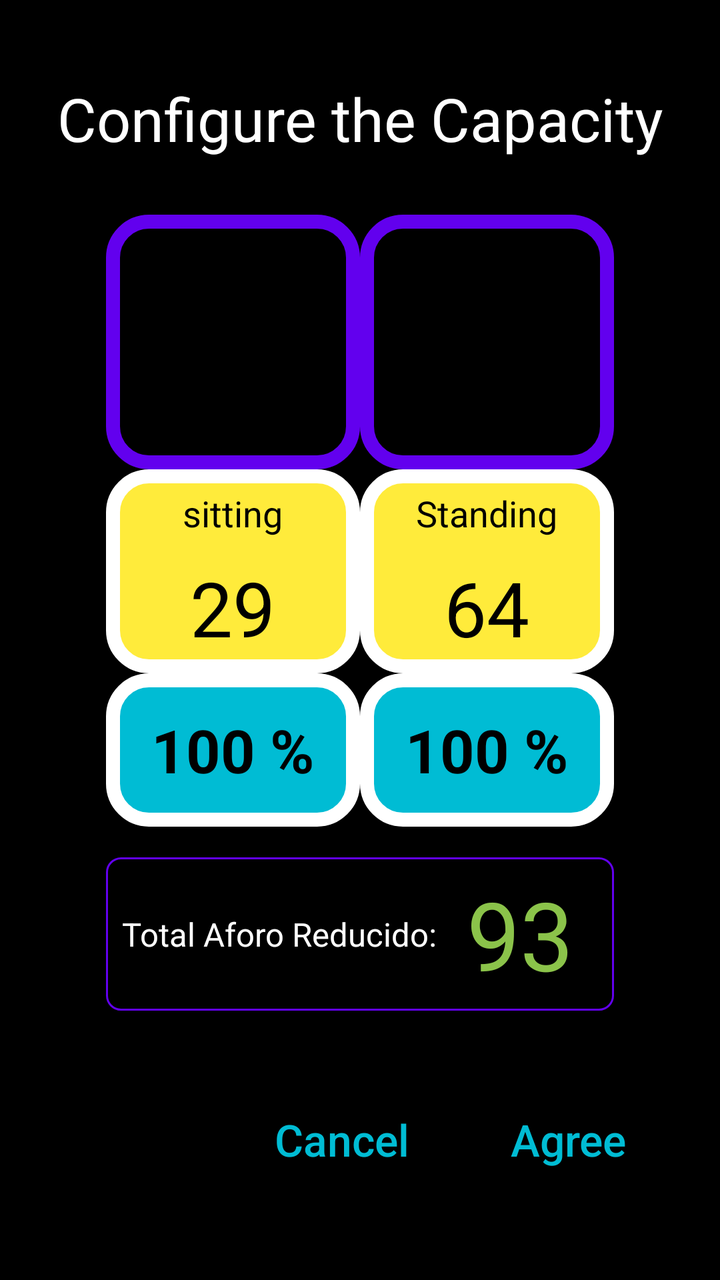
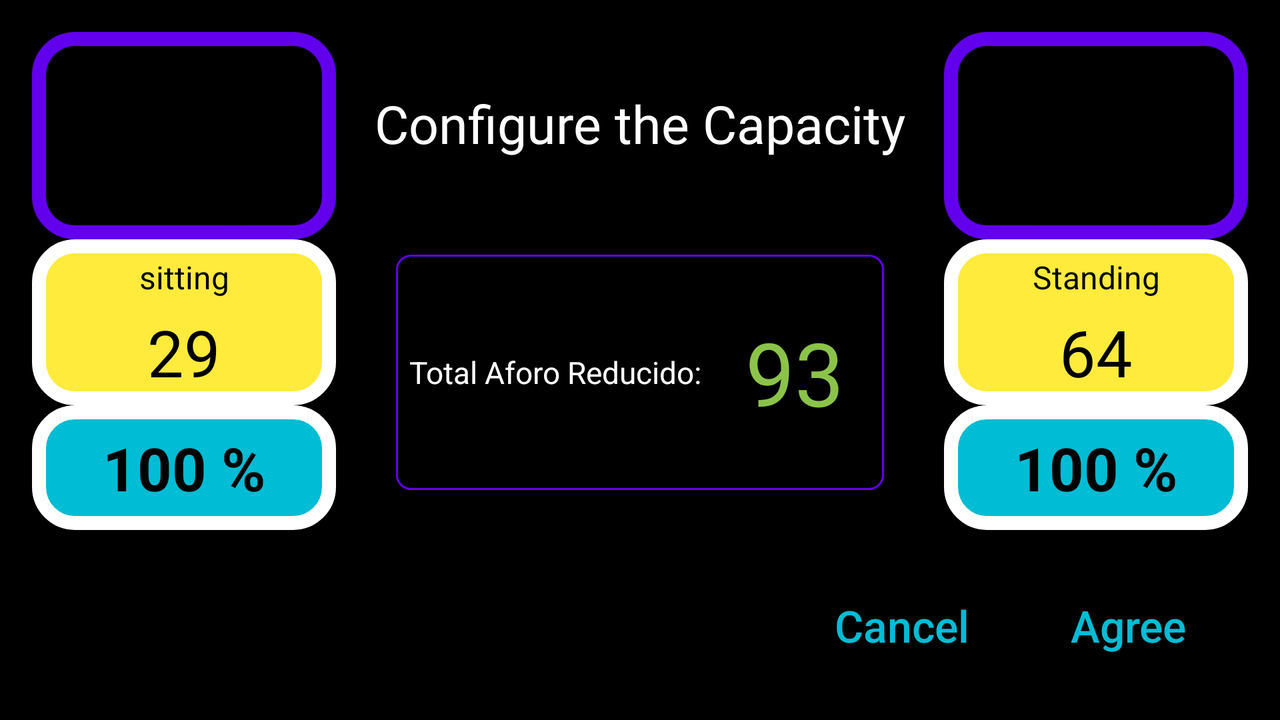

The same Android screen from two of the app's own layout files: first res/layout/ as a phone draws it, then the repository's variant for another configuration, drawn on a device whose configuration selects that folder. Both files follow.
<!-- AndroidManifest.xml: application theme Theme.MiAforoBus -->
<!-- res/layout/activity_calculo_reduccion_aforo.xml -->
<?xml version="1.0" encoding="utf-8"?>
<androidx.appcompat.widget.LinearLayoutCompat xmlns:android="http://schemas.android.com/apk/res/android"
    xmlns:app="http://schemas.android.com/apk/res-auto"
    xmlns:tools="http://schemas.android.com/tools"
    android:layout_width="match_parent"
    android:layout_height="match_parent"
    android:background="@color/black"
    android:orientation="vertical"
    android:padding="16dp"
    tools:context=".CalculoReduccionAforo">

    <TextView
        android:layout_width="match_parent"
        android:layout_height="0dp"
        android:layout_margin="5dp"
        android:layout_weight="1"
        android:ellipsize="end"
        android:fontFamily="@font/digital_display_tfb"
        android:gravity="center"
        android:maxLines="1"
        android:padding="4dp"
        android:text="@string/reduccion_de_aforo"
        android:textColor="@color/white"
        app:autoSizeMaxTextSize="30dp"
        app:autoSizeTextType="uniform" />

    <androidx.appcompat.widget.LinearLayoutCompat
        android:layout_width="254dp"
        android:layout_height="0dp"
        android:layout_gravity="center_horizontal"
        android:layout_margin="5dp"
        android:layout_weight="4"
        android:orientation="vertical">

        <androidx.appcompat.widget.LinearLayoutCompat
            android:layout_width="match_parent"
            android:layout_height="0dp"
            android:layout_weight="2">

            <FrameLayout
                android:layout_width="0dp"
                android:layout_height="match_parent"
                android:layout_weight="1"
                android:background="@drawable/shape_relleno_blanco_fondo_placa_aforo">

                <androidx.appcompat.widget.LinearLayoutCompat
                    android:layout_width="match_parent"
                    android:layout_height="match_parent"
                    android:background="@drawable/shape_sin_fondo_marco_reduccion_aforo">

                    <ImageView
                        android:layout_width="wrap_content"
                        android:layout_height="match_parent"
                        android:layout_gravity="center"
                        android:layout_margin="5dp"
                        android:src="@drawable/sentados" />
                </androidx.appcompat.widget.LinearLayoutCompat>

            </FrameLayout>

            <FrameLayout
                android:layout_width="0dp"
                android:layout_height="match_parent"
                android:layout_weight="1"
                android:background="@drawable/shape_relleno_blanco_fondo_placa_aforo">

                <androidx.appcompat.widget.LinearLayoutCompat
                    android:layout_width="match_parent"
                    android:layout_height="match_parent"
                    android:background="@drawable/shape_sin_fondo_marco_reduccion_aforo">

                    <ImageView
                        android:layout_width="wrap_content"
                        android:layout_height="match_parent"
                        android:layout_gravity="center"
                        android:layout_margin="5dp"
                        android:src="@drawable/en_pie" />
                </androidx.appcompat.widget.LinearLayoutCompat>
            </FrameLayout>

        </androidx.appcompat.widget.LinearLayoutCompat>

        <androidx.appcompat.widget.LinearLayoutCompat
            android:layout_width="match_parent"
            android:layout_height="0dp"
            android:layout_weight="1.6">

            <androidx.appcompat.widget.LinearLayoutCompat
                android:layout_width="0dp"
                android:layout_height="match_parent"
                android:layout_weight="1"
                android:background="@drawable/shape_en_pie_marco_reduccion_aforo"
                android:orientation="vertical">

                <TextView
                    android:layout_width="match_parent"
                    android:layout_height="0dp"
                    android:layout_marginLeft="8dp"
                    android:layout_marginTop="8dp"
                    android:layout_marginRight="8dp"
                    android:layout_weight="1"
                    android:gravity="center"
                    android:maxLines="1"
                    android:text="@string/sentados_textview"
                    android:textColor="@color/black"
                    app:autoSizeMaxTextSize="18dp"
                    app:autoSizeTextType="uniform" />

                <TextView
                    android:id="@+id/text_view_aforo_teorico_sentados"
                    android:layout_width="match_parent"
                    android:layout_height="0dp"
                    android:layout_margin="5dp"
                    android:layout_weight="2"
                    android:gravity="center"
                    android:maxLines="1"
                    android:text="29"
                    android:textColor="@color/black"
                    app:autoSizeMaxTextSize="38sp"
                    app:autoSizeTextType="uniform" />
            </androidx.appcompat.widget.LinearLayoutCompat>

            <androidx.appcompat.widget.LinearLayoutCompat
                android:layout_width="0dp"
                android:layout_height="match_parent"
                android:layout_weight="1"
                android:background="@drawable/shape_en_pie_marco_reduccion_aforo"
                android:orientation="vertical">

                <TextView
                    android:layout_width="match_parent"
                    android:layout_height="0dp"
                    android:layout_marginLeft="8dp"
                    android:layout_marginTop="8dp"
                    android:layout_marginRight="8dp"
                    android:layout_weight="1"
                    android:gravity="center"
                    android:maxLines="1"
                    android:text="@string/en_pie_textview"
                    android:textColor="@color/black"
                    app:autoSizeMaxTextSize="18dp"
                    app:autoSizeTextType="uniform" />

                <TextView
                    android:id="@+id/text_view_aforo_teorico_en_pie"
                    android:layout_width="match_parent"
                    android:layout_height="0dp"
                    android:layout_margin="5dp"
                    android:layout_weight="2"
                    android:gravity="center"
                    android:maxLines="1"
                    android:text="64"
                    android:textColor="@color/black"
                    app:autoSizeMaxTextSize="38sp"
                    app:autoSizeTextType="uniform" />
            </androidx.appcompat.widget.LinearLayoutCompat>
        </androidx.appcompat.widget.LinearLayoutCompat>

        <androidx.appcompat.widget.LinearLayoutCompat
            android:layout_width="match_parent"
            android:layout_height="0dp"
            android:layout_weight="1.2">

            <androidx.appcompat.widget.LinearLayoutCompat
                android:layout_width="0dp"
                android:layout_height="match_parent"
                android:layout_weight="1"
                android:background="@drawable/shape_azul_sentado_marco_reduccion_aforo">

                <TextView
                    android:id="@+id/text_view_porcentaje_sentados"
                    android:layout_width="match_parent"
                    android:layout_height="match_parent"
                    android:layout_margin="5dp"
                    android:gravity="center"
                    android:maxLines="1"
                    android:text="100 %"
                    android:textColor="@color/black"
                    android:textStyle="bold"
                    app:autoSizeMaxTextSize="30dp"
                    app:autoSizeTextType="uniform" />
            </androidx.appcompat.widget.LinearLayoutCompat>

            <androidx.appcompat.widget.LinearLayoutCompat
                android:layout_width="0dp"
                android:layout_height="match_parent"
                android:layout_weight="1"
                android:background="@drawable/shape_azul_sentado_marco_reduccion_aforo">

                <TextView
                    android:id="@+id/text_view_porcentaje_en_pie"
                    android:layout_width="match_parent"
                    android:layout_height="match_parent"
                    android:layout_margin="5dp"
                    android:gravity="center"
                    android:maxLines="1"
                    android:text="100 %"
                    android:textColor="@color/black"
                    android:textStyle="bold"
                    app:autoSizeMaxTextSize="30dp"
                    app:autoSizeTextType="uniform" />
            </androidx.appcompat.widget.LinearLayoutCompat>
        </androidx.appcompat.widget.LinearLayoutCompat>

    </androidx.appcompat.widget.LinearLayoutCompat>

    <androidx.appcompat.widget.LinearLayoutCompat
        android:layout_width="254dp"
        android:layout_height="0dp"
        android:layout_marginStart="30dp"
        android:layout_marginTop="10dp"
        android:layout_marginEnd="30dp"
        android:layout_marginBottom="10dp"
        android:layout_weight="1"
        android:layout_gravity="center"
        android:background="@drawable/shape_stroke_lila_contorno_separador_views">

        <TextView
            android:id="@+id/tv_texto_total_del_aforo"
            android:layout_width="0dp"
            android:layout_height="match_parent"
            android:layout_marginStart="5dp"
            android:layout_marginTop="5dp"
            android:layout_marginEnd="10dp"
            android:layout_marginBottom="5dp"
            android:layout_weight="3"
            android:gravity="right|center_vertical"
            android:maxLines="1"
            android:text="@string/total_de_aforo_reducido"
            android:textColor="@color/white"
            app:autoSizeMaxTextSize="30dp"
            app:autoSizeTextType="uniform" />

        <TextView
            android:id="@+id/text_view_numero_total_aforo_reducido"
            android:layout_width="0dp"
            android:layout_height="match_parent"
            android:layout_marginStart="5dp"
            android:layout_marginTop="5dp"
            android:layout_marginEnd="20dp"
            android:layout_marginBottom="5dp"
            android:layout_weight="1"
            android:fontFamily="@font/digital_display_tfb"
            android:gravity="center"
            android:text="93"
            android:textColor="@color/verde_seleccionado_icono"
            app:autoSizeTextType="uniform" />
    </androidx.appcompat.widget.LinearLayoutCompat>

    <androidx.appcompat.widget.LinearLayoutCompat
        android:layout_width="match_parent"
        android:layout_height="0dp"
        android:layout_marginTop="16dp"
        android:layout_marginBottom="16dp"
        android:layout_weight="1"
        android:gravity="end">

        <Button
            android:id="@+id/text_view_cancelar_reduccion_aforo"
            android:layout_width="wrap_content"
            android:layout_height="match_parent"
            android:layout_marginRight="25dp"
            android:maxLines="1"
            android:textAllCaps="false"
            android:background="@android:color/transparent"
            android:text="@string/cancelar"
            android:textColor="@color/verde_texto_dialog_enfondooscuro"
            android:textSize="22dp" />

        <Button
            android:id="@+id/button_aceptar_reduccion_aforo"
            android:layout_width="wrap_content"
            android:layout_height="match_parent"
            android:layout_marginEnd="16dp"
            android:maxLines="1"
            android:text="@string/aceptar"
            android:textAllCaps="false"
            android:background="@android:color/transparent"
            android:textColor="@color/verde_texto_dialog_enfondooscuro"
            android:textSize="22dp" />

    </androidx.appcompat.widget.LinearLayoutCompat>
</androidx.appcompat.widget.LinearLayoutCompat>
<!-- resources referenced by this layout -->
<resources>
  <color name="black">#FF000000</color>
  <color name="verde_seleccionado_icono">#8BC34A</color>
  <color name="verde_texto_dialog_enfondooscuro">#00BCD4</color>
  <color name="white">#FFFFFFFF</color>
  <!-- drawable en_pie: png bitmap (drawable, 15427 bytes) -->
  <!-- drawable sentados: png bitmap (drawable, 16716 bytes) -->
  <!-- drawable shape_azul_sentado_marco_reduccion_aforo (drawable) -->
  <?xml version="1.0" encoding="utf-8"?>
  <shape xmlns:android="http://schemas.android.com/apk/res/android"
      android:shape="rectangle">
      <corners android:radius="18dp"/>
      <stroke
          android:width="7dp"
          android:color="@color/white"/>
      <solid
          android:color="#00BCD4"/>
  </shape>
  <!-- drawable shape_en_pie_marco_reduccion_aforo (drawable) -->
  <?xml version="1.0" encoding="utf-8"?>
  <shape xmlns:android="http://schemas.android.com/apk/res/android"
      android:shape="rectangle">
      <corners android:radius="18dp"/>
      <stroke
          android:width="7dp"
          android:color="@color/white"/>
      <solid
          android:color="#FFEB3B"/>
  </shape>
  <!-- drawable shape_sin_fondo_marco_reduccion_aforo (drawable) -->
  <?xml version="1.0" encoding="utf-8"?>
  <shape xmlns:android="http://schemas.android.com/apk/res/android"
      android:shape="rectangle">
      <corners android:radius="18dp"/>
      <stroke
          android:width="7dp"
          android:color="@color/purple_500"/>
  </shape>
  <!-- drawable shape_stroke_lila_contorno_separador_views (drawable) -->
  <?xml version="1.0" encoding="utf-8"?>
  <shape xmlns:android="http://schemas.android.com/apk/res/android"
      android:shape="rectangle">
      <corners android:radius="7dp"/>
      <stroke
          android:width="1dp"
          android:color="@color/purple_500"/>
  </shape>
  <string name="aceptar">Agree</string>
  <string name="cancelar">Cancel</string>
  <string name="en_pie_textview">Standing</string>
  <string name="reduccion_de_aforo">Configure the Capacity</string>
  <string name="sentados_textview">sitting</string>
  <string name="total_de_aforo_reducido">Total Aforo Reducido:</string>
  <style name="Theme.MiAforoBus" parent="@style/Theme.AppCompat.Light.NoActionBar">
          <item name="android:windowFullscreen">true</item>
          
          <item name="colorPrimary">@color/gris_shape_fondo</item>
          <item name="colorPrimaryVariant">@color/black</item>
          <item name="colorOnPrimary">@color/white</item>
          
          <item name="colorSecondary">@color/teal_200</item>
          <item name="colorSecondaryVariant">@color/teal_700</item>
          <item name="colorOnSecondary">@color/black</item>
          
          <item name="android:statusBarColor" tools:targetApi="l">?attr/colorPrimaryVariant</item>
          
      </style>
  <color name="purple_500">#FF6200EE</color>
  <color name="gris_shape_fondo">#393838</color>
  <color name="teal_200">#FF03DAC5</color>
  <color name="teal_700">#FF018786</color>
</resources>
<!-- res/layout-land/activity_calculo_reduccion_aforo.xml (the repository's variant of the layout above) -->
<!-- drawn on the phone turned sideways -->
<?xml version="1.0" encoding="utf-8"?>
<androidx.appcompat.widget.LinearLayoutCompat xmlns:android="http://schemas.android.com/apk/res/android"
    xmlns:app="http://schemas.android.com/apk/res-auto"
    xmlns:tools="http://schemas.android.com/tools"
    android:layout_width="match_parent"
    android:layout_height="match_parent"
    android:background="@color/black"
    android:orientation="vertical"
    android:padding="16dp"
    tools:context=".CalculoReduccionAforo">

    <androidx.appcompat.widget.LinearLayoutCompat
        android:layout_width="match_parent"
        android:layout_height="0dp"
        android:layout_weight="4"
        android:orientation="horizontal">

        <androidx.appcompat.widget.LinearLayoutCompat
            android:layout_width="0dp"
            android:layout_height="match_parent"
            android:layout_weight="1"
            android:orientation="vertical">

            <FrameLayout
                android:layout_width="match_parent"
                android:layout_height="0dp"
                android:layout_weight="2"
                android:background="@drawable/shape_relleno_blanco_fondo_placa_aforo">

                <androidx.appcompat.widget.LinearLayoutCompat
                    android:layout_width="match_parent"
                    android:layout_height="match_parent"
                    android:background="@drawable/shape_sin_fondo_marco_reduccion_aforo">

                    <ImageView
                        android:layout_width="wrap_content"
                        android:layout_height="match_parent"
                        android:layout_gravity="center"
                        android:layout_margin="5dp"
                        android:src="@drawable/sentados" />
                </androidx.appcompat.widget.LinearLayoutCompat>

            </FrameLayout>

            <androidx.appcompat.widget.LinearLayoutCompat
                android:layout_width="match_parent"
                android:layout_height="0dp"
                android:layout_weight="1.6"
                android:background="@drawable/shape_en_pie_marco_reduccion_aforo"
                android:orientation="vertical">

                <TextView
                    android:layout_width="match_parent"
                    android:layout_height="0dp"
                    android:layout_marginLeft="8dp"
                    android:layout_marginTop="8dp"
                    android:layout_marginRight="8dp"
                    android:layout_weight="1"
                    android:gravity="center"
                    android:maxLines="1"
                    android:text="@string/sentados_textview"
                    android:textColor="@color/black"
                    app:autoSizeMaxTextSize="18dp"
                    app:autoSizeTextType="uniform" />

                <TextView
                    android:id="@+id/text_view_aforo_teorico_sentados"
                    android:layout_width="match_parent"
                    android:layout_height="0dp"
                    android:layout_margin="5dp"
                    android:layout_weight="2"
                    android:gravity="center"
                    android:maxLines="1"
                    android:text="29"
                    android:textColor="@color/black"
                    app:autoSizeMaxTextSize="38sp"
                    app:autoSizeTextType="uniform" />
            </androidx.appcompat.widget.LinearLayoutCompat>

            <androidx.appcompat.widget.LinearLayoutCompat
                android:layout_width="match_parent"
                android:layout_height="0dp"
                android:layout_weight="1.2"
                android:background="@drawable/shape_azul_sentado_marco_reduccion_aforo">

                <TextView
                    android:id="@+id/text_view_porcentaje_sentados"
                    android:layout_width="match_parent"
                    android:layout_height="match_parent"
                    android:layout_margin="5dp"
                    android:gravity="center"
                    android:maxLines="1"
                    android:text="100 %"
                    android:textColor="@color/black"
                    android:textStyle="bold"
                    app:autoSizeMaxTextSize="30dp"
                    app:autoSizeTextType="uniform" />
            </androidx.appcompat.widget.LinearLayoutCompat>


        </androidx.appcompat.widget.LinearLayoutCompat>

        <androidx.appcompat.widget.LinearLayoutCompat
            android:layout_width="0dp"
            android:layout_height="match_parent"
            android:layout_weight="2"
            android:orientation="vertical">

            <FrameLayout
                android:layout_width="match_parent"
                android:layout_height="0dp"
                android:layout_weight="2">

                <TextView
                    android:layout_width="match_parent"
                    android:layout_height="match_parent"
                    android:layout_margin="10dp"
                    android:layout_weight="1"
                    android:ellipsize="end"
                    android:fontFamily="@font/digital_display_tfb"
                    android:gravity="center"
                    android:maxLines="1"
                    android:padding="8dp"
                    android:text="@string/reduccion_de_aforo"
                    android:textColor="@color/white"
                    app:autoSizeTextType="uniform" />

            </FrameLayout>

            <FrameLayout
                android:layout_width="match_parent"
                android:layout_height="0dp"
                android:layout_marginTop="15dp"
                android:layout_marginBottom="15dp"
                android:layout_weight="2.8">

                <androidx.appcompat.widget.LinearLayoutCompat
                    android:layout_width="match_parent"
                    android:layout_height="match_parent"
                    android:layout_gravity="center"
                    android:layout_marginStart="30dp"
                    android:layout_marginTop="5dp"
                    android:layout_marginEnd="30dp"
                    android:layout_marginBottom="5dp"
                    android:layout_weight="1"
                    android:background="@drawable/shape_stroke_lila_contorno_separador_views">

                    <TextView
                        android:id="@+id/tv_texto_total_del_aforo"
                        android:layout_width="0dp"
                        android:layout_height="match_parent"
                        android:layout_marginStart="5dp"
                        android:layout_marginTop="5dp"
                        android:layout_marginEnd="17dp"
                        android:layout_marginBottom="5dp"
                        android:layout_weight="3"
                        android:gravity="right|center_vertical"
                        android:maxLines="1"
                        android:text="@string/total_de_aforo_reducido"
                        android:textColor="@color/white"
                        app:autoSizeMaxTextSize="30dp"
                        app:autoSizeTextType="uniform" />

                    <TextView
                        android:id="@+id/text_view_numero_total_aforo_reducido"
                        android:layout_width="0dp"
                        android:layout_height="match_parent"
                        android:layout_marginStart="5dp"
                        android:layout_marginTop="5dp"
                        android:layout_marginEnd="20dp"
                        android:layout_marginBottom="5dp"
                        android:layout_weight="1"
                        android:fontFamily="@font/digital_display_tfb"
                        android:gravity="center"
                        android:text="93"
                        android:textColor="@color/verde_seleccionado_icono"
                        app:autoSizeTextType="uniform" />
                </androidx.appcompat.widget.LinearLayoutCompat>

            </FrameLayout>
        </androidx.appcompat.widget.LinearLayoutCompat>

        <androidx.appcompat.widget.LinearLayoutCompat
            android:layout_width="0dp"
            android:layout_height="match_parent"
            android:layout_weight="1"
            android:orientation="vertical">

            <FrameLayout
                android:layout_width="match_parent"
                android:layout_height="0dp"
                android:layout_weight="2"
                android:background="@drawable/shape_relleno_blanco_fondo_placa_aforo">

                <androidx.appcompat.widget.LinearLayoutCompat
                    android:layout_width="match_parent"
                    android:layout_height="match_parent"
                    android:background="@drawable/shape_sin_fondo_marco_reduccion_aforo">

                    <ImageView
                        android:layout_width="wrap_content"
                        android:layout_height="match_parent"
                        android:layout_gravity="center"
                        android:layout_margin="5dp"
                        android:src="@drawable/en_pie" />
                </androidx.appcompat.widget.LinearLayoutCompat>
            </FrameLayout>

            <androidx.appcompat.widget.LinearLayoutCompat
                android:layout_width="match_parent"
                android:layout_height="0dp"
                android:layout_weight="1.6"
                android:background="@drawable/shape_en_pie_marco_reduccion_aforo"
                android:orientation="vertical">

                <TextView
                    android:layout_width="match_parent"
                    android:layout_height="0dp"
                    android:layout_marginLeft="8dp"
                    android:layout_marginTop="8dp"
                    android:layout_marginRight="8dp"
                    android:layout_weight="1"
                    android:gravity="center"
                    android:maxLines="1"
                    android:text="@string/en_pie_textview"
                    android:textColor="@color/black"
                    app:autoSizeMaxTextSize="18dp"
                    app:autoSizeTextType="uniform" />

                <TextView
                    android:id="@+id/text_view_aforo_teorico_en_pie"
                    android:layout_width="match_parent"
                    android:layout_height="0dp"
                    android:layout_margin="5dp"
                    android:layout_weight="2"
                    android:gravity="center"
                    android:maxLines="1"
                    android:text="64"
                    android:textColor="@color/black"
                    app:autoSizeMaxTextSize="38sp"
                    app:autoSizeTextType="uniform" />
            </androidx.appcompat.widget.LinearLayoutCompat>

            <androidx.appcompat.widget.LinearLayoutCompat
                android:layout_width="match_parent"
                android:layout_height="0dp"
                android:layout_weight="1.2"
                android:background="@drawable/shape_azul_sentado_marco_reduccion_aforo">

                <TextView
                    android:id="@+id/text_view_porcentaje_en_pie"
                    android:layout_width="match_parent"
                    android:layout_height="match_parent"
                    android:layout_margin="5dp"
                    android:gravity="center"
                    android:maxLines="1"
                    android:text="100 %"
                    android:textColor="@color/black"
                    android:textStyle="bold"
                    app:autoSizeMaxTextSize="30dp"
                    app:autoSizeTextType="uniform" />
            </androidx.appcompat.widget.LinearLayoutCompat>


        </androidx.appcompat.widget.LinearLayoutCompat>
    </androidx.appcompat.widget.LinearLayoutCompat>

    <androidx.appcompat.widget.LinearLayoutCompat
        android:layout_width="match_parent"
        android:layout_height="0dp"
        android:layout_marginTop="16dp"
        android:layout_weight="1"
        android:gravity="end">

        <Button
            android:id="@+id/text_view_cancelar_reduccion_aforo"
            android:layout_width="wrap_content"
            android:layout_height="match_parent"
            android:layout_marginRight="25dp"
            android:background="@android:color/transparent"
            android:maxLines="1"
            android:text="@string/cancelar"
            android:textAllCaps="false"
            android:textColor="@color/verde_texto_dialog_enfondooscuro"
            android:textSize="22dp" />

        <Button
            android:id="@+id/button_aceptar_reduccion_aforo"
            android:layout_width="wrap_content"
            android:layout_height="match_parent"
            android:layout_marginEnd="16dp"
            android:background="@android:color/transparent"
            android:maxLines="1"
            android:text="@string/aceptar"
            android:textAllCaps="false"
            android:textColor="@color/verde_texto_dialog_enfondooscuro"
            android:textSize="22dp" />
    </androidx.appcompat.widget.LinearLayoutCompat>

</androidx.appcompat.widget.LinearLayoutCompat>
